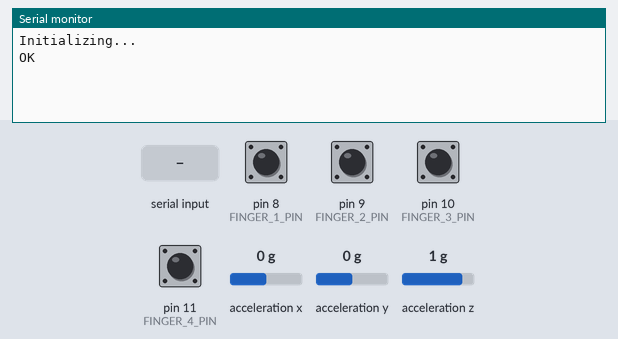
Recording of a sketch running on a simulated Arduino Uno, built with avr-gcc and run on an emulated ATmega328P. Parts: the last lines printed to the serial monitor. The test bench sets the inputs (shaded band); at power-on: pin 8 (FINGER_1_PIN), pin 9 (FINGER_2_PIN), pin 10 (FINGER_3_PIN), pin 11 (FINGER_4_PIN) HIGH, acceleration x 0 g, acceleration y 0 g, acceleration z 1 g.

Above: at 0.9 s.
1.0 s: "1" received over Serial
At 1.7 s:
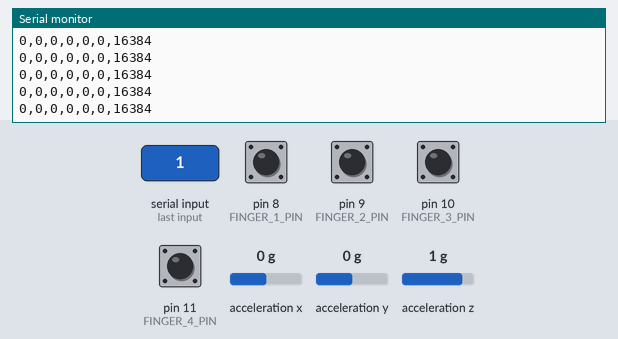
2.9 s: acceleration x set to -1.4 g
At 3.4 s:
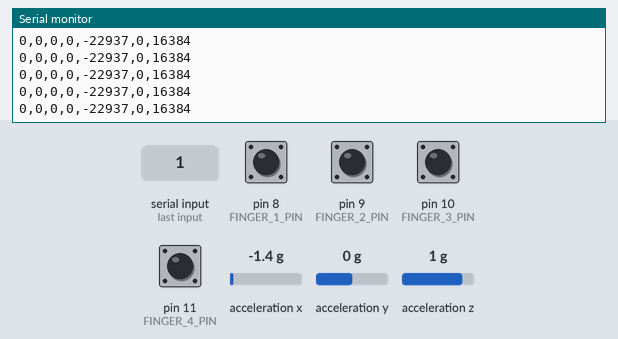
5.9 s: acceleration y set to -1.4 g
At 6.8 s:
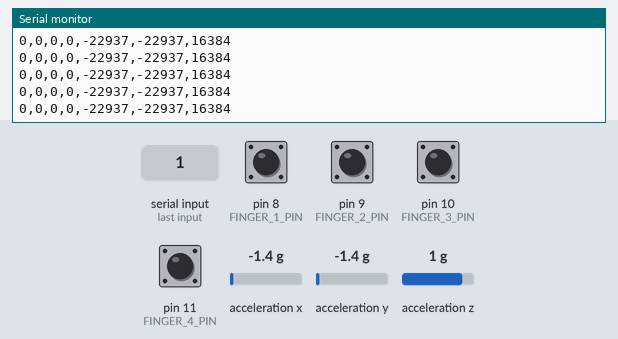
8.9 s: acceleration z set to -1.4 g
At 9.8 s:
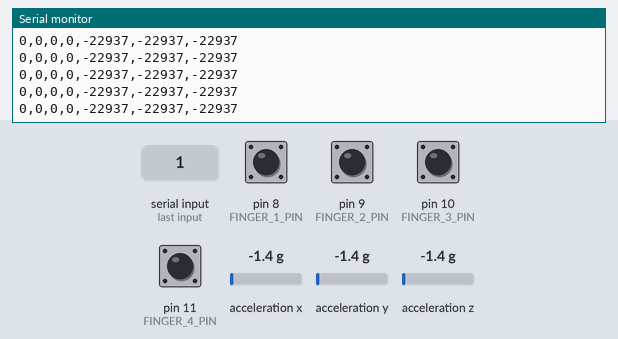
11.9 s: pin 8 (FINGER_1_PIN) pulled LOW for 0.15 s
15.0 s: acceleration x set to 0 g
At 15.5 s:
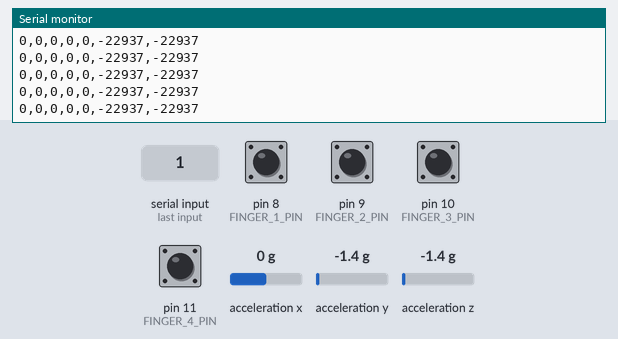

The sketch:

controller.ino
```cpp
#include "AccelGyroController.h"

#define FINGER_1_PIN 8
#define FINGER_2_PIN 9
#define FINGER_3_PIN 10
#define FINGER_4_PIN 11

AccelGyroController* mpu;

/*
   Подготовка устройства
*/
void setup() {
    // Устанавливаем пины кнопок в режим ввода
    pinMode(FINGER_1_PIN, INPUT_PULLUP);
    pinMode(FINGER_2_PIN, INPUT_PULLUP);
    pinMode(FINGER_3_PIN, INPUT_PULLUP);
    pinMode(FINGER_4_PIN, INPUT_PULLUP);

    Serial.begin(9600);
    Serial.println("Initializing...");

    mpu = new AccelGyroController();
    // Проверяем подключение к MPU6050
    bool initializedGood = mpu->testConnection();

    if (initializedGood) {
        // Сообщаем подключенному устройству, что мы готовы отправлять данные
        Serial.println("OK");
    } else {
        // Ошибка! Мы не можем отправлять данные
        Serial.println("ERROR : MPU6050 connection failed.");
    }

    while (!Serial.available() or !initializedGood) {
        // Дожидаемся ответа от подключенного устройства, что оно готово принимать данные
    }
}

/*
   Цикл обработки событий
*/
void loop() {

    // status - текущие положения датчиков, ответ перчатки, разделителем будет служить ","
    String status = "";
    // Добавляем к статусу состояние каждого пальца
    // Если на пине "0" -> палец замкнут -> в сообщение записываем "1", иначе - "0"
    status += (digitalRead(FINGER_1_PIN) == 0) ? "1," : "0,";
    status += (digitalRead(FINGER_2_PIN) == 0) ? "1," : "0,";
    status += (digitalRead(FINGER_3_PIN) == 0) ? "1," : "0,";
    status += (digitalRead(FINGER_4_PIN) == 0) ? "1," : "0,";

    // Добавляем к статусу данные с акселерометра
    status += mpu->getAccelerationX();
    status += ",";
    status += mpu->getAccelerationY();
    status += ",";
    status += mpu->getAccelerationZ();

    // В итоге получаем сообщение вида "a,b,c,d\n",
    // где a, b, c и d - положения 4х пальцев (0 или 1)
    // Передаем результат по последовательному порту.
    Serial.println(status);

}
```

AccelGyroController.cpp
```cpp
#include <I2Cdev.h>

#if I2CDEV_IMPLEMENTATION == I2CDEV_ARDUINO_WIRE
#include "Wire.h"
#endif

#include "AccelGyroController.h"

AccelGyroController::AccelGyroController() {
    AccelGyroController(false);
}

AccelGyroController::AccelGyroController(bool withDmp) {
    // Подключаемся к I2C шине (библиотека I2Cdev не делает это автоматически)
#if I2CDEV_IMPLEMENTATION == I2CDEV_ARDUINO_WIRE
    Wire.begin();
    Wire.setClock(400000); // 400kHz I2C clock. Закомментируйте эту строчку, если возникнут проблемы с компиляцией.
#elif I2CDEV_IMPLEMENTATION == I2CDEV_BUILTIN_FASTWIRE
    Fastwire::setup(400, true);
#endif

    mpu = MPU6050(MPU6050_ADDRESS_AD0_LOW);
    mpu.initialize();

    dmpEnabled = false;

    if (withDmp) {
        enableDmp();
    }
}

bool AccelGyroController::testConnection() {
    return mpu.testConnection();
}

void AccelGyroController::getMotion6(int16_t* ax, int16_t* ay, int16_t* az, int16_t* gx, int16_t* gy, int16_t* gz) {
    mpu.getMotion6(ax, ay, az, gx, gy, gz);
}

void AccelGyroController::getAcceleration(int16_t* x, int16_t* y, int16_t* z) {
    mpu.getAcceleration(x, y, z);
}

int16_t AccelGyroController::getAccelerationX() {
    return mpu.getAccelerationX();
}

int16_t AccelGyroController::getAccelerationY() {
    return mpu.getAccelerationY();
}

int16_t AccelGyroController::getAccelerationZ() {
    return mpu.getAccelerationZ();
}

void AccelGyroController::getRotation(int16_t* x, int16_t* y, int16_t* z) {
    mpu.getRotation(x, y, z);
}

int16_t AccelGyroController::getRotationX() {
    return mpu.getRotationX();
}

int16_t AccelGyroController::getRotationY() {
    return mpu.getRotationY();
}

int16_t AccelGyroController::getRotationZ() {
    return mpu.getRotationZ();
}

void AccelGyroController::getLinearAcceleration(int16_t* x, int16_t* y, int16_t* z) {
    *x = aaReal.x;
    *y = aaReal.y;
    *z = aaReal.z;
}

int16_t AccelGyroController::getLinearAccelerationX() {
    return aaReal.x;
}

int16_t AccelGyroController::getLinearAccelerationY() {
    return aaReal.y;
}

int16_t AccelGyroController::getLinearAccelerationZ() {
    return aaReal.z;
}

void AccelGyroController::getLinearAccelerationInWorld(int16_t* x, int16_t* y, int16_t* z) {
    *x = aaWorld.x;
    *y = aaWorld.y;
    *z = aaWorld.z;
}

int16_t AccelGyroController::getLinearAccelerationInWorldX() {
    return aaWorld.x;
}

int16_t AccelGyroController::getLinearAccelerationInWorldY() {
    return aaWorld.y;
}

int16_t AccelGyroController::getLinearAccelerationInWorldZ() {
    return aaWorld.z;
}

MPU6050* AccelGyroController::getMPU() {
    return &mpu;
}

void AccelGyroController::enableDmp() {
    if (dmpEnabled) return;

    // supply your own gyro offsets here, scaled for min sensitivity
    mpu.setXGyroOffset(220);
    mpu.setYGyroOffset(76);
    mpu.setZGyroOffset(-85);
    mpu.setZAccelOffset(1788); // 1688 factory default for my test chip

    //TODO Enable DMP here
    dmpStatus = mpu.dmpInitialize();

    // make sure it worked (returns 0 if so)
    if (dmpStatus == 0)
    {
        // Calibration Time: generate offsets and calibrate our MPU6050
        mpu.CalibrateAccel(6);
        mpu.CalibrateGyro(6);
        mpu.PrintActiveOffsets();
        // turn on the DMP, now that it's ready
        Serial.println(F("Enabling DMP..."));
        mpu.setDMPEnabled(true);

        // enable Arduino interrupt detection
        attachInterrupt(digitalPinToInterrupt(INTERRUPT_PIN), dmpDataReady, RISING);
        mpuIntStatus = mpu.getIntStatus();

        // get expected DMP packet size for later comparison
        packetSize = mpu.dmpGetFIFOPacketSize();

        // set our DMP Ready flag
        Serial.println(F("DMP ready! Waiting for first interrupt..."));
        dmpEnabled = true;
    }
    else
    {
        // ERROR!
        // 1 = initial memory load failed
        // 2 = DMP configuration updates failed
        Serial.print(F("DMP Initialization failed with code "));
        Serial.print(dmpStatus);
    }


}

void AccelGyroController::waitForDmpDataReady() {
    // wait for MPU interrupt or extra packet(s) available
    while (!mpuInterrupt && fifoCount < packetSize) {
        if (mpuInterrupt && fifoCount < packetSize) {
            // try to get out of the infinite loop
            fifoCount = mpu.getFIFOCount();
        }
    }

    // reset interrupt flag and get INT_STATUS byte
    mpuInterrupt = false;
    mpuIntStatus = mpu.getIntStatus();

    // get current FIFO count
    fifoCount = mpu.getFIFOCount();
    if (fifoCount < packetSize) {
        //Lets go back and wait for another interrupt. We shouldn't be here, we got an interrupt from another event
        // This is blocking so don't do it   while (fifoCount < packetSize) fifoCount = mpu.getFIFOCount();
    }
    // check for overflow (this should never happen unless our code is too inefficient)
    else if ((mpuIntStatus & _BV(MPU6050_INTERRUPT_FIFO_OFLOW_BIT)) || fifoCount >= 1024) {
        // reset so we can continue cleanly
        mpu.resetFIFO();
        //  fifoCount = mpu.getFIFOCount();  // will be zero after reset no need to ask
        Serial.println(F("FIFO overflow!"));

        // otherwise, check for DMP data ready interrupt (this should happen frequently)
    }
    else if (mpuIntStatus & _BV(MPU6050_INTERRUPT_DMP_INT_BIT)) {
        // read a packet from FIFO
        while (fifoCount >= packetSize) { // Lets catch up to NOW, someone is using the dreaded delay()!
            mpu.getFIFOBytes(fifoBuffer, packetSize);
            // track FIFO count here in case there is > 1 packet available
            // (this lets us immediately read more without waiting for an interrupt)
            fifoCount -= packetSize;
        }

        mpu.dmpGetQuaternion(&q, fifoBuffer);
        mpu.dmpGetAccel(&aa, fifoBuffer);
        mpu.dmpGetGravity(&gravity, &q);
        mpu.dmpGetLinearAccel(&aaReal, &aa, &gravity);
        mpu.dmpGetLinearAccelInWorld(&aaWorld, &aaReal, &q);

    }
}
```

AccelGyroController.h
```cpp
#ifndef ACCEL_GYRO_CONTROLLER
#define ACCEL_GYRO_CONTROLLER

#include "MPU6050.h"

#define INTERRUPT_PIN 2 // Пин 2 на Arduino Uno и большинстве остальных плат

/**
   This is basically a wrapper on Jeff Rowberg's MPU6050 library.
   The goal is to provide an easy access to the DMP calculated values so kids could use this lib on their own.
   Only simple get-methods are provided. To fully access Jeff's library use getMPU().
   ----
   Это класс-обертка над библиотекой MPU6050 от Jeff Rowberg.
   Класс предназначен для упрощения работы с DMP так, что дети могут работать с этой библиотекой самостоятельно.
   Предоставлены только необходимые get-методы. Для использования полных возможностей библиотеки используйте getMPU().
*/
class AccelGyroController {
    public:
        AccelGyroController();
        AccelGyroController(bool dmpEnabled);

        bool testConnection();
        bool isDmpReady();
        void enableDmp();

        void getMotion6(int16_t* ax, int16_t* ay, int16_t* az, int16_t* gx, int16_t* gy, int16_t* gz);

        /*
         * Функции этого блока считывают показания акселерметра напрямую
         */
        void getAcceleration(int16_t* x, int16_t* y, int16_t* z);
        int16_t getAccelerationX();
        int16_t getAccelerationY();
        int16_t getAccelerationZ();

        /*
         * Функции этого блока считывают показания гироскопа напрямую
         */
        void getRotation(int16_t* x, int16_t* y, int16_t* z);
        int16_t getRotationX();
        int16_t getRotationY();
        int16_t getRotationZ();

        // Для использования этих функций необходимо включить DMP

        // Используйте перед тем, как получить данные с DMP
        void waitForDmpDataReady();

        /*
         * Функции этого блока возвращают значения линейного ускорения, посчитанного на DMP
         */
        void getLinearAcceleration(int16_t* x, int16_t* y, int16_t* z);
        int16_t getLinearAccelerationX();
        int16_t getLinearAccelerationY();
        int16_t getLinearAccelerationZ();

        /*
         * Функции этого блока возвращают значения линейного ускорения, посчитанного на DMP
         * В отличие от getLinearAcceleration() переводит значение в "мировые" координаты
         */
        void getLinearAccelerationInWorld(int16_t* x, int16_t* y, int16_t* z);
        int16_t getLinearAccelerationInWorldX();
        int16_t getLinearAccelerationInWorldY();
        int16_t getLinearAccelerationInWorldZ();

        // Используйте только если вы знаете, что с этим делать!
        MPU6050* getMPU();

    private:
        MPU6050 mpu;
        bool dmpEnabled;
        // return status after each device operation (0 = success, !0 = error)
        uint8_t dmpStatus;
        // holds actual interrupt status byte from MPU
        uint8_t mpuIntStatus;
        // indicates whether MPU interrupt pin has gone high


        //** Dmp related variables

        // expected DMP packet size (default is 42 bytes)
        uint16_t packetSize;
        // count of all bytes currently in FIFO
        uint16_t fifoCount;
        // FIFO storage buffer
        uint8_t fifoBuffer[64];


        //** Dmp data and calculation results

        // [w, x, y, z]         quaternion container
        Quaternion q;
        // [x, y, z]            accel sensor measurements
        VectorInt16 aa;
        // [x, y, z]            gravity-free accel sensor measurements
        VectorInt16 aaReal;
        // [x, y, z]            world-frame accel sensor measurements
        VectorInt16 aaWorld;
        // [x, y, z]            gravity vector
        VectorFloat gravity;
};

static volatile bool mpuInterrupt = false;

static void dmpDataReady() {
    mpuInterrupt = true;
}

#endif
```

Measured:
- after the input at 1.0 s, the serial monitor: prints a new line at once (image 1)
- after the input at 2.9 s, the serial monitor: prints a new line after 0.08 s (image 2)
- after the input at 5.9 s, the serial monitor: prints a new line after 0.07 s (image 3)
- after the input at 8.9 s, the serial monitor: prints a new line after 0.09 s (image 4)
- after the input at 15.0 s, the serial monitor: prints a new line after 0.07 s (image 5)
